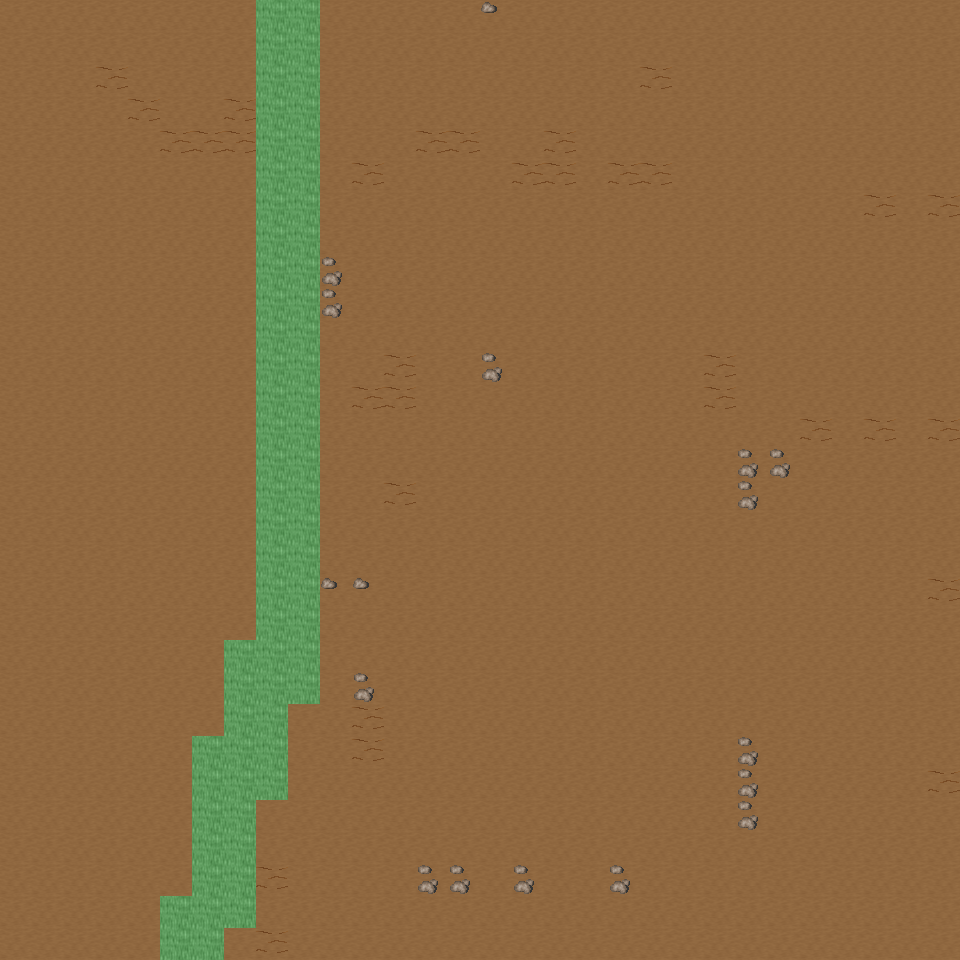

Rendered tile map (Tiled .tmx) drawn with the repository's tilesets; below, a short description and the map source with its tile grids summarised:
An orthogonal 30x30 tile map with 32x32 px tiles, 6 tile layers (Ground, Object, Object2, Above, ...), 17 tilesets and 5 objects (5x mapExit).

<map version="1.0" orientation="orthogonal" renderorder="right-down" width="30" height="30" tilewidth="32" tileheight="32" nextobjectid="6">
  <tileset firstgid="1" name="tileset_ground_ground" tilewidth="32" tileheight="32" tilecount="33" columns="3">
    <image source="../drawable/tileset_ground_ground.png" width="96" height="352" />
  </tileset>
  <tileset firstgid="34" name="tileset_ground_rock_pebbles" tilewidth="32" tileheight="32" tilecount="3" columns="1">
    <image source="../drawable/tileset_ground_rock_pebbles.png" width="32" height="96" />
  </tileset>
  <tileset firstgid="37" name="tileset_ground_grass_edges" tilewidth="32" tileheight="32" tilecount="36" columns="12">
    <image source="../drawable/tileset_ground_grass_edges.png" width="384" height="96" />
  </tileset>
  <tileset firstgid="73" name="tileset_plant_flower_daisy_white" tilewidth="32" tileheight="32" tilecount="8" columns="2">
    <image source="../drawable/tileset_plant_flower_daisy_white.png" width="64" height="128" />
  </tileset>
  <tileset firstgid="81" name="tileset_ground_ridge_earth_dark" tilewidth="32" tileheight="32" tilecount="96" columns="12">
    <image source="../drawable/tileset_ground_ridge_earth_dark.png" width="384" height="256" />
  </tileset>
  <tileset firstgid="177" name="tileset_plant_grasses" tilewidth="32" tileheight="32" tilecount="6" columns="3">
    <image source="../drawable/tileset_plant_grasses.png" width="96" height="64" />
  </tileset>
  <tileset firstgid="183" name="tileset_ground_earth_edges" tilewidth="32" tileheight="32" tilecount="18" columns="6">
    <image source="../drawable/tileset_ground_earth_edges.png" width="192" height="96" />
  </tileset>
  <tileset firstgid="201" name="tileset_ground_pothole" tilewidth="32" tileheight="32" tilecount="4" columns="4">
    <image source="../drawable/tileset_ground_pothole.png" width="128" height="32" />
  </tileset>
  <tileset firstgid="205" name="tileset_item_statue_green_stone_3" tilewidth="32" tileheight="32" tilecount="3" columns="1">
    <image source="../drawable/tileset_item_statue_green_stone_3.png" width="32" height="96" />
  </tileset>
  <tileset firstgid="208" name="tileset_ground_rock_rocks_2" tilewidth="32" tileheight="32" tilecount="4" columns="2">
    <image source="../drawable/tileset_ground_rock_rocks_2.png" width="64" height="64" />
  </tileset>
  <tileset firstgid="212" name="tileset_logic_creature_animal" tilewidth="32" tileheight="32" tilecount="32" columns="8">
    <image source="../drawable/tileset_logic_creature_animal.png" width="256" height="128" />
  </tileset>
  <tileset firstgid="244" name="tileset_logic_collision" tilewidth="32" tileheight="32" tilecount="1" columns="1">
    <image source="../drawable/tileset_logic_collision.png" width="32" height="32" />
  </tileset>
  <tileset firstgid="245" name="tileset_plant_tree_taller_trees" tilewidth="32" tileheight="32" tilecount="32" columns="8">
    <image source="../drawable/tileset_plant_tree_taller_trees.png" width="256" height="128" />
  </tileset>
  <tileset firstgid="277" name="tileset_plant_tree_spruce" tilewidth="32" tileheight="32" tilecount="6" columns="2">
    <image source="../drawable/tileset_plant_tree_spruce.png" width="64" height="96" />
  </tileset>
  <tileset firstgid="283" name="tileset_plant_bush_bush_mult_colored" tilewidth="32" tileheight="32" tilecount="6" columns="3">
    <image source="../drawable/tileset_plant_bush_bush_mult_colored.png" width="96" height="64" />
  </tileset>
  <tileset firstgid="289" name="tileset_plant_tree_pine_tree" tilewidth="32" tileheight="32" tilecount="20" columns="4">
    <image source="../drawable/tileset_plant_tree_pine_tree.png" width="128" height="160" />
  </tileset>
  <tileset firstgid="309" name="tileset_plant_tree_pine_tree_1" tilewidth="32" tileheight="32" tilecount="20" columns="4">
    <image source="../drawable/tileset_plant_tree_pine_tree_1.png" width="128" height="160" />
  </tileset>
  <layer name="Ground" width="30" height="30">
    <data>[900 cells, 900 non-empty, 1 distinct tile ids]</data>
  </layer>
  <layer name="Object" width="30" height="30">
    <data>[900 cells, 114 non-empty, 10 distinct tile ids]</data>
  </layer>
  <layer name="Object2" width="30" height="30">
    <data>[900 cells, 1 non-empty, 1 distinct tile ids]</data>
  </layer>
  <layer name="Above" width="30" height="30">
    <data>[900 cells, 0 non-empty, 0 distinct tile ids]</data>
  </layer>
  <layer name="Above2" width="30" height="30">
    <data>[900 cells, 0 non-empty, 0 distinct tile ids]</data>
  </layer>
  <layer name="Walkable" width="30" height="30">
    <data>[900 cells, 65 non-empty, 1 distinct tile ids]</data>
  </layer>
  <objectgroup name="MapEvents">
    <object id="1" name="north" type="mapExit" x="0" y="0" width="256" height="32">
      <properties>
        <property name="map" value="level_0_x68_y61" />
        <property name="x" value="0" />
        <property name="y" value="28" />
      </properties>
    </object>
    <object id="2" name="north2" type="mapExit" x="320" y="0" width="640" height="32">
      <properties>
        <property name="map" value="level_0_x68_y61" />
        <property name="x" value="10" />
        <property name="y" value="28" />
      </properties>
    </object>
    <object id="3" name="south" type="mapExit" x="0" y="928" width="160" height="32">
      <properties>
        <property name="map" value="level_0_x68_y63" />
        <property name="x" value="0" />
        <property name="y" value="1" />
      </properties>
    </object>
    <object id="4" name="south2" type="mapExit" x="224" y="928" width="736" height="32">
      <properties>
        <property name="map" value="level_0_x68_y63" />
        <property name="x" value="7" />
        <property name="y" value="1" />
      </properties>
    </object>
    <object id="5" name="east" type="mapExit" x="928" y="0" width="32" height="960">
      <properties>
        <property name="map" value="level_0_x69_y62" />
        <property name="x" value="1" />
        <property name="y" value="0" />
      </properties>
    </object>
  </objectgroup>
</map>
